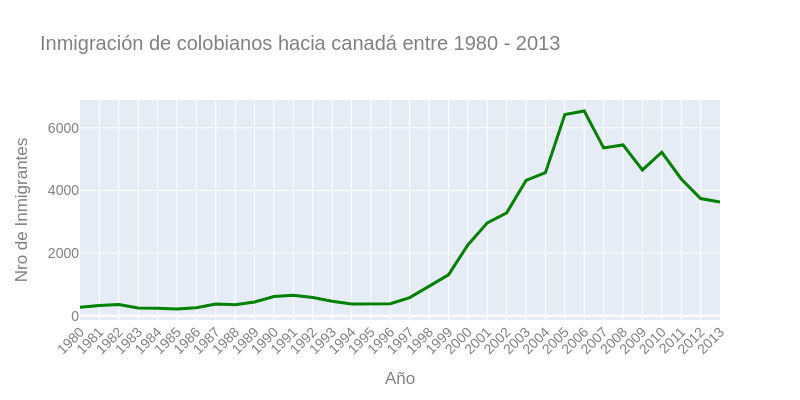

Source (notebook cell):
### Code cell
#----------Alterando colores con plotly----------

fig = px.line(datos_col, x='Año', y='Inmigrantes', title='Inmigración de colobianos hacia canadá entre 1980 - 2013')
fig.update_traces(line_color='green', line_width=3)
fig.update_layout(width=800, height=400, xaxis={'tickangle': -45}, xaxis_title='Año', yaxis_title='Nro de Inmigrantes', font_family='Arial', font_size=14, font_color='grey')

fig.show()

### Figure 1 — Plotly figure (JSON) as saved in the notebook; plotly's stock layout.template omitted (floating-point values rounded to 4 significant figures)
{"data": [{"hovertemplate": "Año=%{x}<br>Inmigrantes=%{y}<extra></extra>", "legendgroup": "", "line": {"color": "green", "dash": "solid", "width": 3}, "marker": {"symbol": "circle"}, "mode": "lines", "name": "", "orientation": "v", "showlegend": false, "type": "scatter", "x": ["1980", "1981", "1982", "1983", "1984", "1985", "1986", "1987", "1988", "1989", "1990", "1991", "1992", "1993", "1994", "1995", "1996", "1997", "1998", "1999", "2000", "2001", "2002", "2003", "2004", "2005", "2006", "2007", "2008", "2009", "2010", "2011", "2012", "2013"], "xaxis": "x", "y": [266, 326, 360, 244, 235, 214, 257, 376, 352, 439, 614, 652, 582, 464, 375, 371, 381, 578, 929, 1306, 2259, 2965, 3283, 4318, 4566, 6424, 6535, 5357, 5452, 4652, 5218, 4366, 3741, 3631], "yaxis": "y"}], "layout": {"font": {"color": "grey", "family": "Arial", "size": 14}, "height": 400, "legend": {"tracegroupgap": 0}, "title": {"text": "Inmigración de colobianos hacia canadá entre 1980 - 2013"}, "width": 800, "xaxis": {"anchor": "y", "domain": [0, 1], "tickangle": -45, "title": {"text": "Año"}}, "yaxis": {"anchor": "x", "domain": [0, 1], "title": {"text": "Nro de Inmigrantes"}}}}
